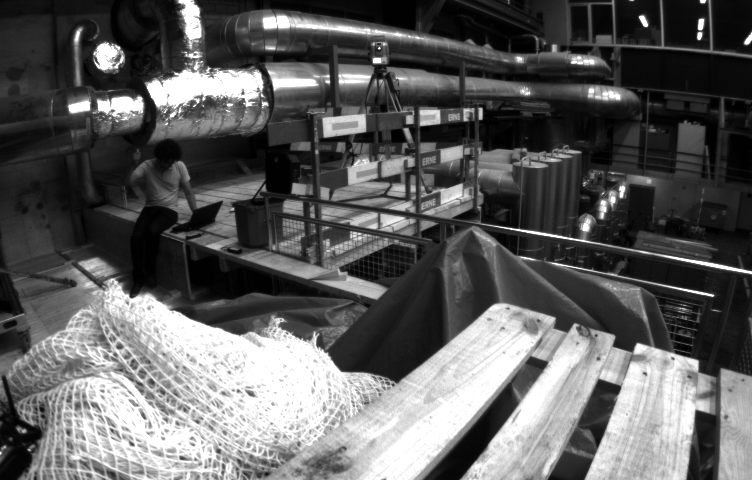
//> input picture MachineHall/cam0/img1.png, 752 x 480 px; the run also reads 1 picture not shown here
$ ./StereoRecon_OMP   (built with g++ and OpenCV 4)
//> lines starting //> are read from the running program, lines starting //| are printed output that depends on the picture; after the words box and inside, x2 and y2 are one past the last pixel; in counts of white or black regions, pixels touching at a corner belong together
#include <opencv2/opencv.hpp>
#include <vector>
#include <cmath>
#include <iostream>
#include <algorithm>
#include <chrono>
#include <fstream>
#include <omp.h>

// Constants for block sizes
const int BLOCK_SIZE = 5;
const int SEARCH_BLOCK_SIZE = 1;

void savePointCloudAsPLY(const std::vector<std::tuple<float, float, float, uchar, uchar, uchar>>& pointCloud, const std::string& filePath);
void displayImage(const cv::Mat& img, const std::string& windowName) {
    cv::imshow(windowName, img);
    cv::waitKey(0);
    cv::destroyWindow(windowName);
}

double sumOfAbsDiff(const cv::Mat& block1, const cv::Mat& block2) {
    if (block1.size() != block2.size()) return -1.0;

    return cv::sum(cv::abs(block1 - block2))[0];
}

std::pair<int, int> compareBlocks(int y, int x, const cv::Mat& blockLeft, const cv::Mat& rightImage, int blockSize = BLOCK_SIZE) {
    int xMin = std::max(0, x - SEARCH_BLOCK_SIZE);
    int xMax = std::min(rightImage.cols - blockSize, x + SEARCH_BLOCK_SIZE);

    bool first = true;
    double minSad = 0.0;
    std::pair<int, int> minIndex;

    for (int i = xMin; i <= xMax; ++i) {
        if (i + blockSize > rightImage.cols || y + blockSize > rightImage.rows) continue; // Skip out-of-bounds

        cv::Mat blockRight = rightImage(cv::Rect(i, y, blockSize, blockSize));
        double sad = sumOfAbsDiff(blockLeft, blockRight);

        if (first || sad < minSad) {
            minSad = sad;
            minIndex = {y, i};
            first = false;
        }
    }

    return minIndex;
}
void getPointClouds(const cv::Mat& disparityMap, const cv::Mat& rgbImage, double focalLengthU, double focalLengthV, double cu, double cv, double baseline) {
    std::vector<std::tuple<float, float, float, uchar, uchar, uchar>> pointCloud;
    std::cout << "Creating PointClouds with RGB colors" << std::endl;

    #pragma omp parallel for collapse(2)
    for (int y = 0; y < disparityMap.rows; ++y) {
        for (int x = 0; x < disparityMap.cols; ++x) {
            double disparity = disparityMap.at<double>(y, x);

            if (disparity > 0) {  // Valid disparity
                double Z = focalLengthU /(baseline* disparity);  // Calculate depth
                double X = Z * (x - cu) / focalLengthU;  // 3D X-coordinate
                double Y = Z * (y - cv) / focalLengthV;  // 3D Y-coordinate

                if (x < rgbImage.cols && y < rgbImage.rows) {
                    cv::Vec3b color = rgbImage.at<cv::Vec3b>(y, x); // RGB color
                    #pragma omp critical
                    pointCloud.emplace_back(X, Y, Z, color[2], color[1], color[0]);
                }
            }
        }
    }

    savePointCloudAsPLY(pointCloud, "point_cloud_rgb_OMP.ply");
}

void savePointCloudAsPLY(const std::vector<std::tuple<float, float, float, uchar, uchar, uchar>>& pointCloud, const std::string& filePath) {
    std::ofstream plyFile(filePath);
    plyFile << "ply\nformat ascii 1.0\n";
    plyFile << "element vertex " << pointCloud.size() << "\n";
    plyFile << "property float x\nproperty float y\nproperty float z\n";
    plyFile << "property uchar red\nproperty uchar green\nproperty uchar blue\nend_header\n";

    for (const auto& [X, Y, Z, R, G, B] : pointCloud) {
        plyFile << X << " " << Y << " " << Z << " " << (int)R << " " << (int)G << " " << (int)B << "\n";
    }
    plyFile.close();
    std::cout << "3D Point Cloud with RGB saved as '" << filePath << "'.\n";
}

void getDisparityMapAndPointCloud() {
    cv::Mat leftImage = cv::imread("cam0/img1.png", cv::IMREAD_GRAYSCALE);
//> leftImage is the input picture: 480 rows x 752 cols, CV_8UC1; min 1, max 255, mean 94.5
    cv::Mat rightImage = cv::imread("cam1/img1.png", cv::IMREAD_GRAYSCALE);
    cv::Mat rgbImage = cv::imread("cam0/img1.png"); // For color rendering

    if (leftImage.empty() || rightImage.empty() || leftImage.size() != rightImage.size()) {
        std::cerr << "Error loading images or size mismatch." << std::endl;
        return;
    }

    int h = leftImage.rows, w = leftImage.cols;
//> h = 480; w = 752
    cv::Mat disparityMap(h, w, CV_64F, cv::Scalar(0));

    #pragma omp parallel for collapse(2)
    for (int y = BLOCK_SIZE; y < h - BLOCK_SIZE; ++y) {
        for (int x = BLOCK_SIZE; x < w - BLOCK_SIZE; ++x) {
            cv::Mat blockLeft = leftImage(cv::Rect(x, y, BLOCK_SIZE, BLOCK_SIZE));
            auto minIndex = compareBlocks(y, x, blockLeft, rightImage, BLOCK_SIZE);
            disparityMap.at<double>(y, x) = std::abs(minIndex.second - x);
        }
    }
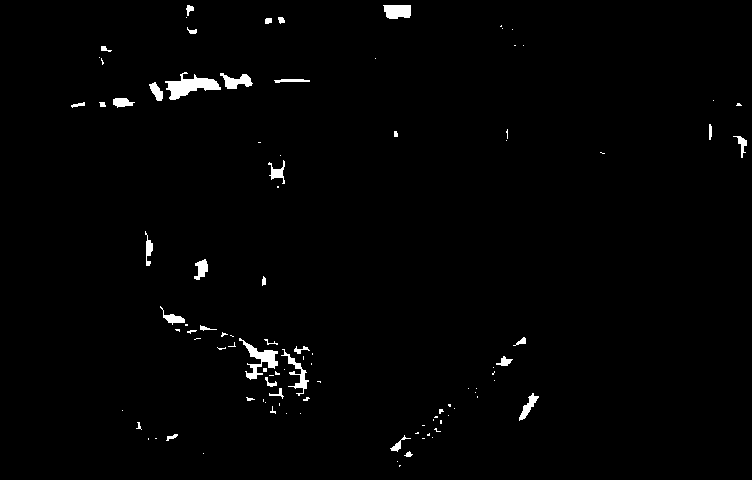
//> disparityMap: 480 rows x 752 cols, CV_64FC1; values 0 (black) and 1 (white), 1.3% white; 102 white regions (65 under 20 px), largest, box (x1, y1, x2, y2) and area: (165, 72, 221, 100) 717, (239, 338, 278, 380) 527, (383, 5, 411, 19) 340

    cv::Mat disparityMapDisplay;
    disparityMap.convertTo(disparityMapDisplay, CV_8U, 255.0 / (2 * SEARCH_BLOCK_SIZE));
    cv::applyColorMap(disparityMapDisplay, disparityMapDisplay, cv::COLORMAP_HOT);
//> disparityMapDisplay: 480 rows x 752 cols, CV_8UC3
	std::cout << "Dips IMG" << std::endl;
    cv::imshow("Disparity Map", disparityMapDisplay);
    cv::imwrite("depth_image.png", disparityMapDisplay);

    double focalLengthU = 458.654;
    double focalLengthV = 457.296;
    double cu = 367.215;
    double cv = 248.375;
    double baseline = 0.11;

    getPointClouds(disparityMap, rgbImage, focalLengthU, focalLengthV, cu, cv, baseline);
//> after the loop in getPointClouds, `for (int y = 0; y < disparityMap.rows; ++y)`: pointCloud = 4756 items
//> the loop in savePointCloudAsPLY, `for (const auto& [X, Y, Z, R, G, B] : pointCloud)` made 4756 passes
//> (X, Y) on passes 1 to 3: (-1638.3, -2219.1), (-1629.2, -2219.1), (-1620.1, -2219.1)
}

int main() {
    auto t1 = std::chrono::high_resolution_clock::now();
    getDisparityMapAndPointCloud();
    auto t2 = std::chrono::high_resolution_clock::now();

    std::cout << std::chrono::duration_cast<std::chrono::milliseconds>(t2 - t1).count() << "ms\n";
    return 0;
}
